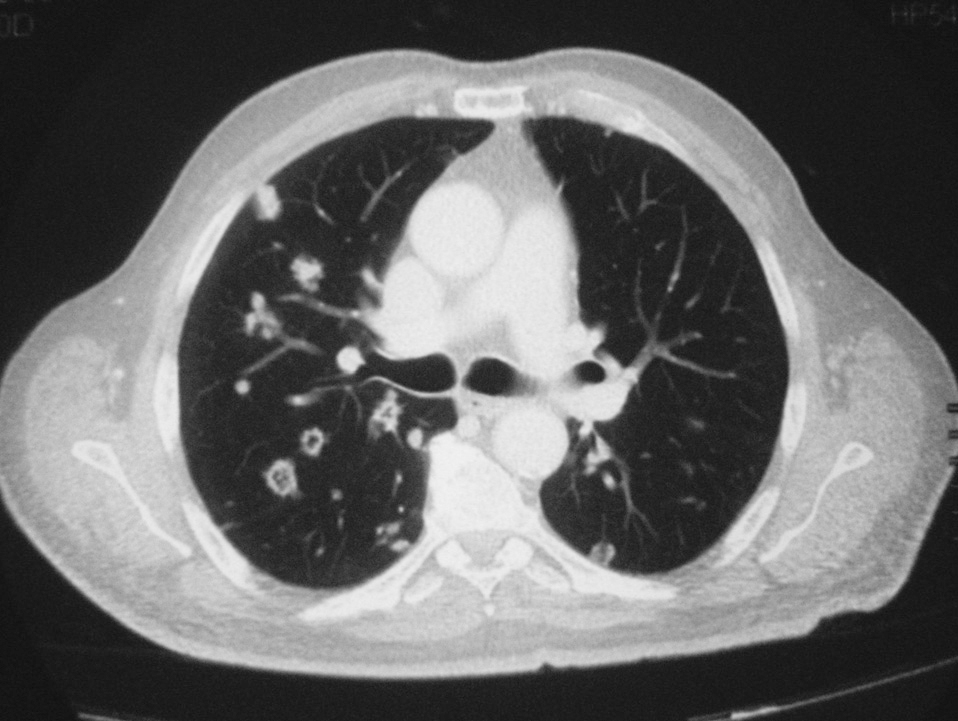
%> input picture 22.jpg, 958 x 721 px
$ octave --eval "result = watershed2('22.jpg');"   (GNU Octave 9; MATLAB toolbox functions it lacks are replaced by stand-ins)
%> lines starting %> are read from the running program, lines starting %| are printed output that depends on the picture; in (x1, y1, x2, y2) boxes, pixels count from 0 and x2, y2 are one past the last pixel; in counts of white or black regions, pixels touching at a corner belong together; the program's own positions count from 1
function lung=watershed2(imagefile)
%> called with imagefile = '22.jpg'

file = imagefile;


FontSize = 12;
initImage = imread(file);
%> initImage is the input picture: size 721x958x3 uint8; min 14, max 242, mean 102.6
[rows, columns] = size(initImage);
%> rows = 721; columns = 2874
initImage = rgb2gray(initImage);
%> initImage: size 721x958 uint8
 initImage = medfilt2(initImage,[9 12]);
[B, A] = imhist(initImage);
%> B = 256 values, max 48481 at index 28, min 0 at index 2, mean 2698.1; A = 256 values from 0 to 255
C=A.*B;
%> C = 256 values, max 1576207 at index 230, min 0 at index 1, mean 275720.5
J=A.*A;
%> J = 256 values from 0 to 65025
E=B.*J;
%> E = 256 values, max 360951403 at index 230, min 0 at index 1, mean 44093889.4
n=sum(B);
%> n = 690718
Average=sum(C)/sum(B);
%> Average = 102.2
var=sum(E)/sum(B)-Average*Average;
%> var = 5899.7
standDev= (var)^0.5;
%> standDev = 76.81
thresholdValue = Average+0.5*standDev;
%> thresholdValue = 140.6
bwImage = initImage > thresholdValue;
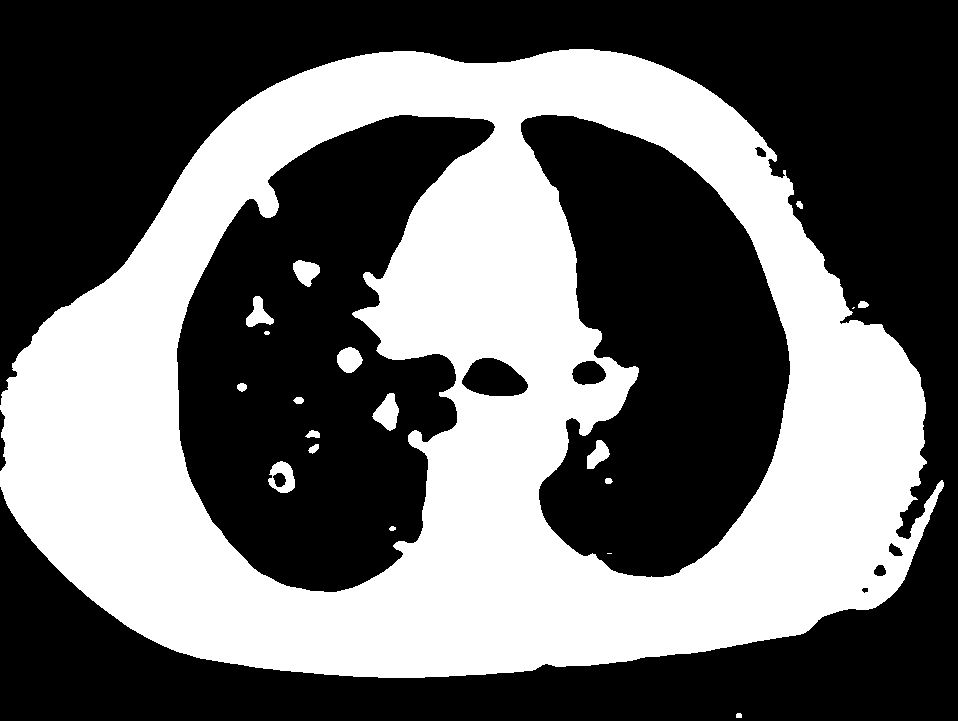
%> bwImage: size 721x958 logical; 40.8% white; 19 white regions (2 under 20 px), largest, box (x1, y1, x2, y2) and area: (0, 49, 944, 678) 278235, (372, 393, 399, 431) 612, (268, 461, 295, 493) 512
figure

imshow(bwImage)
title('binary image');
NewImage=bwImage;
J = -bwdist(~NewImage);
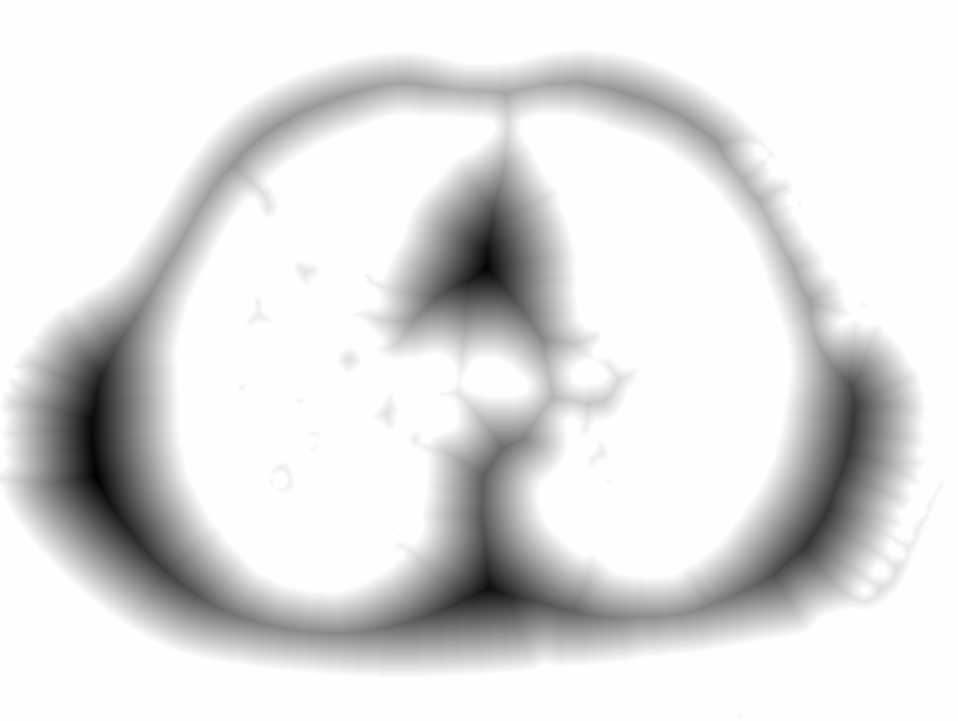
%> J: size 721x958 single; min -90.6, max 0, mean -11.3; drawn with min black and max white
figure
imshow(J,[])
Ld = watershed(J);
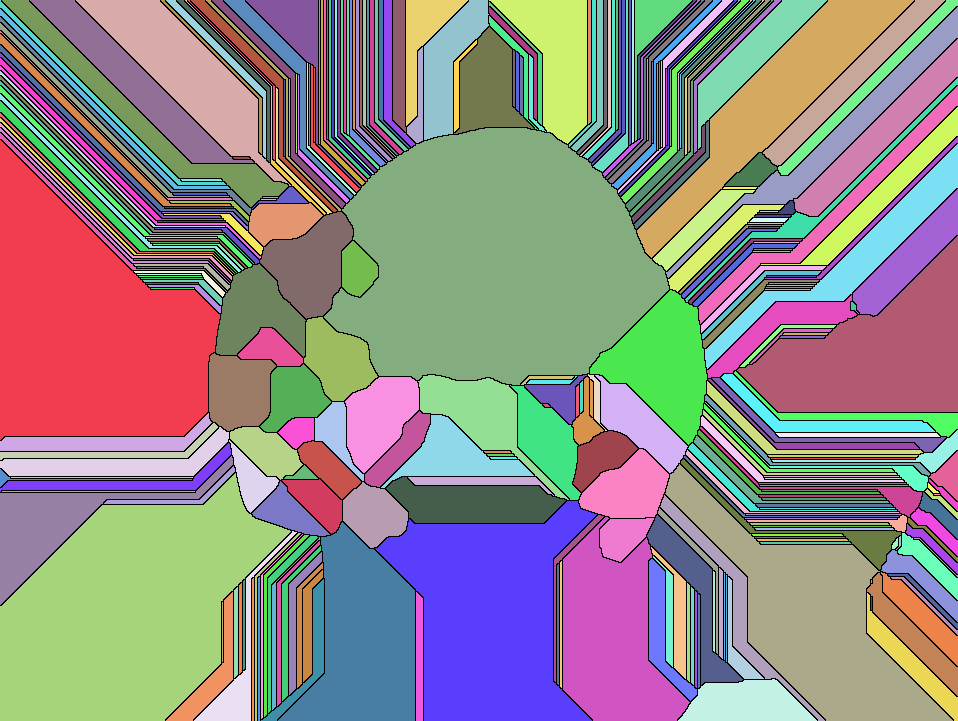
%> Ld: size 721x958 uint16; 344 distinct labels, from 0 to 343; one colour per label, 0 black
figure

imshow(label2rgb(Ld))
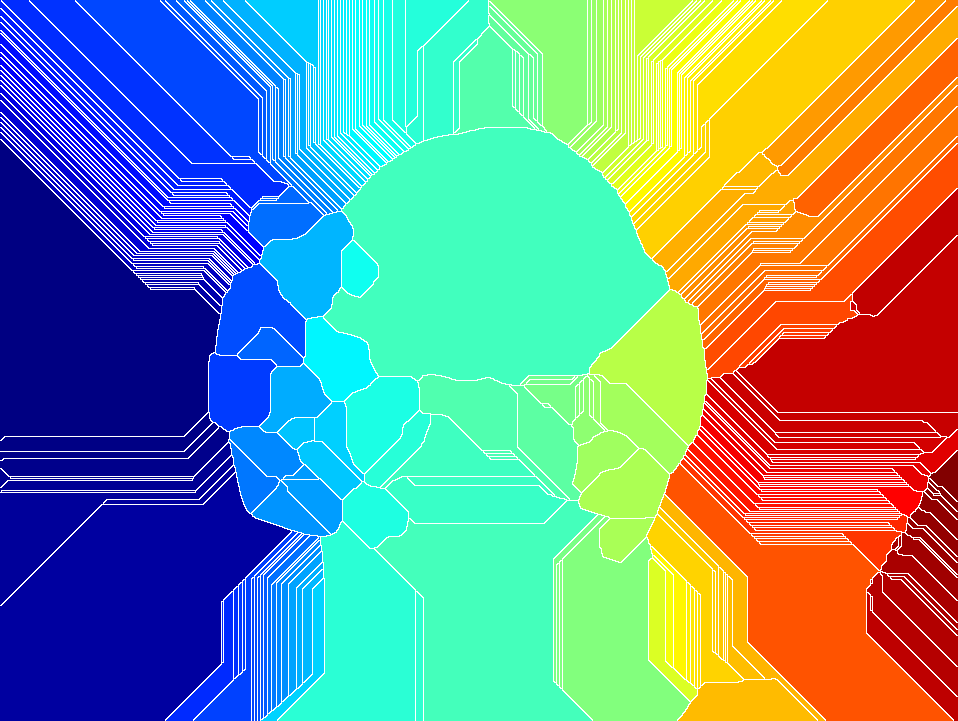
%> displayed picture: size 721x958x3, on the screen's scale of 0 to 255; mean R, G, B 114.4, 148.9, 141.9
title('watershed image');
bw2 = NewImage;
bw2(Ld == 0) = 0;
%> bw2: size 721x958 logical; 37.1% white; 343 white regions (12 under 20 px), largest, box (x1, y1, x2, y2) and area: (352, 128, 602, 380) 37950, (0, 264, 194, 438) 23453, (392, 522, 567, 678) 20650
figure
imshow(bw2)
mask = imextendedmin(J,1500);
%> mask: size 721x958 logical; every value is 1


D2 = imimposemin(J,mask);
%> D2: size 721x958 single; every value is NaN or infinite
Ld2 = watershed(D2);
bw3 = NewImage;
bw3(Ld2 == 0) = 0;

%%%%%%%%%%%%%%%%%%%%%%
bwImage=bw3;
bigMask = bwareaopen(bwImage, 2000);
%> bigMask: size 721x958 logical; 40.3% white; 1 white region, box (x1, y1, x2, y2) and area: (0, 49, 944, 678) 278235
finalImage = bwImage;
finalImage(bigMask) = false;
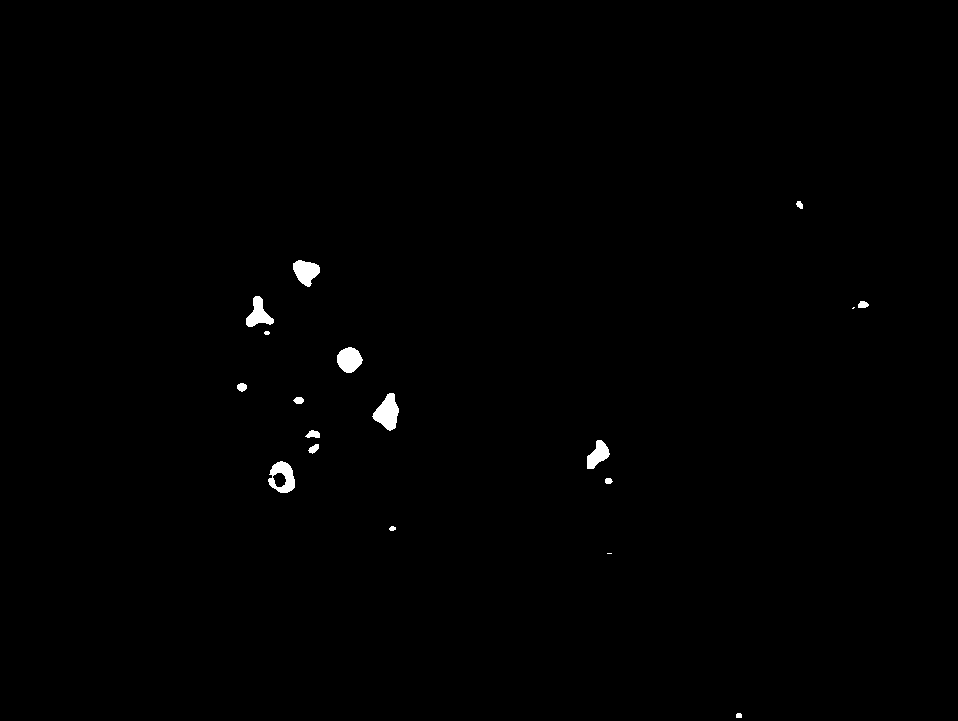
%> finalImage: size 721x958 logical; 0.5% white; 18 white regions (2 under 20 px), largest, box (x1, y1, x2, y2) and area: (372, 393, 399, 431) 612, (268, 461, 295, 493) 512, (337, 347, 363, 373) 490


bwImage=bwareaopen(finalImage,70);
%> bwImage: size 721x958 logical; 0.44% white; 7 white regions


labeledImage = bwlabel(bwImage, 8);
%> labeledImage: size 721x958 double; 8 distinct labels, from 0 to 7
RegionMeasurements = regionprops(labeledImage, initImage, 'all');
%> RegionMeasurements = 7 regions; largest, box (x1, y1, x2, y2), Area, Centroid, MajorAxisLength, MinorAxisLength and Eccentricity: (372, 393, 399, 431) 612 [388.1 413.3] 35.5 23.83 0.741, (268, 461, 295, 493) 512 [283.3 477.7] 35.47 27.46 0.633, (337, 347, 363, 373) 490 [349.9 360.4] 25.28 24.84 0.186, (293, 260, 320, 287) 477 [306.5 272.3] 27 24.18 0.445
Ecc = [RegionMeasurements.Eccentricity];
%> Ecc = [0.617 0.633 0.445 0.847 0.186 0.741 0.849]
RegionNo = size(RegionMeasurements, 1);
%> RegionNo = 7
allowableEccIndexes =  (Ecc< 0.98);
%> allowableEccIndexes = [true true true true true true true]
keeperIndexes = find(allowableEccIndexes);
%> keeperIndexes = [1 2 3 4 5 6 7]
RegionImage = ismember(labeledImage, keeperIndexes);
bwImage=RegionImage;
figure
imshow(bwImage);
title('cancer spot', 'FontSize', FontSize);


%%%%%
clear labeledImage;
clear RegionMeasurements;
clear RegionNo;

labeledImage = bwlabel(bwImage, 8);
RegionMeasurements = regionprops(labeledImage, initImage, 'all');
figure
imshow(initImage);
title('Outlines', 'FontSize', FontSize);
axis image;
hold on;
boundaries = bwboundaries(bwImage);
%> boundaries = 8 boundaries; box (x1, y1, x2, y2) and points: (246, 296, 274, 327) 87, (268, 461, 295, 493) 87, (372, 393, 399, 431) 87, (293, 260, 320, 287) 75, (587, 440, 610, 469) 72, (337, 347, 363, 373) 68, (273, 473, 286, 487) 37, (305, 430, 320, 438) 34
numberOfBoundaries = size(boundaries, 1);
%> numberOfBoundaries = 8
for k = 1 : numberOfBoundaries
	thisBoundary = boundaries{k};
	plot(thisBoundary(:,2), thisBoundary(:,1), 'r', 'LineWidth', 3);
end
%> this loop made 8 passes
hold off;
RegionMeas = regionprops(labeledImage, initImage, 'all');
%> RegionMeas has the same summary as RegionMeasurements
RegionNo = size(RegionMeas, 1);


textFontSize = 14;
labelShiftX = -7;
RegionECD = zeros(1, RegionNo);

fprintf(1,'Region number        Area   Perimeter    Centroid       Diameter\n');

for k = 1 : RegionNo

	RegionArea = RegionMeas(k).Area;
	RegionPerimeter = RegionMeas(k).Perimeter;
	RegionCentroid = RegionMeas(k).Centroid;
	RegionECD(k) = sqrt(4 * RegionArea / pi);
	fprintf(1,'#%2d            %11.1f %8.1f %8.1f %8.1f % 8.1f\n', k,  RegionArea, RegionPerimeter, RegionCentroid, RegionECD(k));
	text(RegionCentroid(1) + labelShiftX, RegionCentroid(2), num2str(k), 'FontSize', textFontSize, 'FontWeight', 'Bold');
end
%> this loop made 7 passes
%> (RegionArea, RegionPerimeter, RegionCentroid) on passes 1 to 7: (448, 95.85, [259.1 314.7]), (512, 94.58, [283.3 477.7]), (477, 82.33, [306.5 272.3]), (84, 35.57, [313.9 435]), (490, 76.26, [349.9 360.4]), (612, 97.04, [388.1 413.3]), (383, 79.48, [598.4 455.4])
%| # 1                  448.0     95.9    259.1    314.7     23.9
%| # 2                  512.0     94.6    283.3    477.7     25.5
%| # 3                  477.0     82.3    306.5    272.3     24.6
%| # 4                   84.0     35.6    313.9    435.0     10.3
%| # 5                  490.0     76.3    349.9    360.4     25.0
%| # 6                  612.0     97.0    388.1    413.3     27.9
%| # 7                  383.0     79.5    598.4    455.4     22.1
%> after the loop, RegionECD = [23.88 25.53 24.64 10.34 24.98 27.91 22.08]
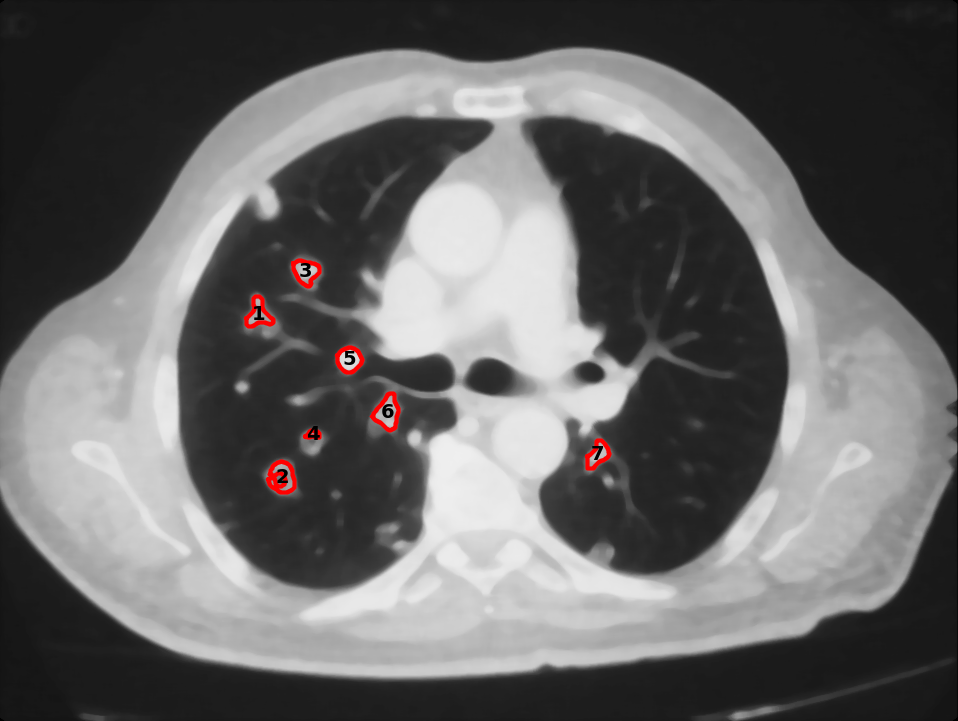
%> figure redrawn from the program's plot data; its title reads 'Outlines'
%> (the run ends here)

$ run again, on LungCancer.jpg
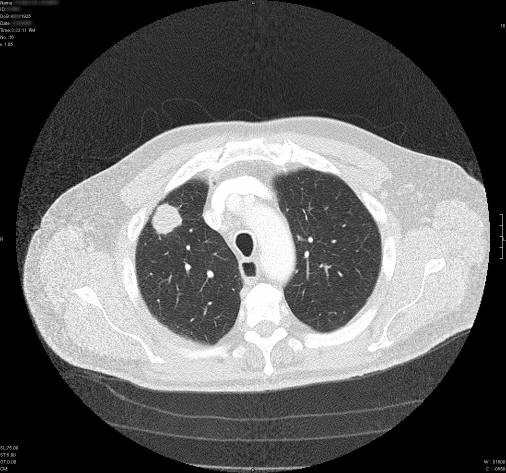
%> input picture LungCancer.jpg, 1012 x 946 px (shown at 1/2 size)
%> in watershed2, initImage is the input picture: size 946x1012x3 uint8; min 0, max 255, mean 96.4
%> B = 256 values, max 241601 at index 1, min 1 at index 256, mean 3739.7; A = 256 values from 0 to 255
%> C = 256 values, max 3043936 at index 255, min 0 at index 1, mean 358797.1
%> in watershed2, `J=A.*A;`: J = 256 values from 0 to 65025
%> E = 256 values, max 773159744 at index 255, min 0 at index 1, mean 64392504.4
%> n = 957352
%> Average = 95.94
%> var = 8013.6
%> standDev = 89.52
%> thresholdValue = 140.7
%> in watershed2, `bwImage = initImage > thresholdValue;`:
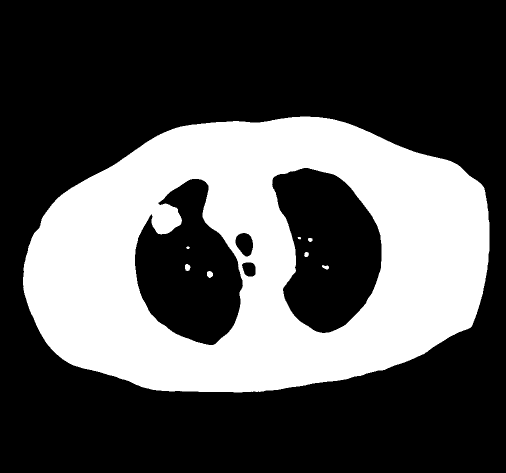
%> bwImage: size 946x1012 logical (shown at 1/2 size); 32.9% white; 8 white regions, largest, box (x1, y1, x2, y2) and area: (46, 233, 979, 785) 313997, (414, 542, 426, 556) 131, (370, 528, 381, 542) 121
%> Ld: size 946x1012 uint8; 215 distinct labels, from 0 to 214
%> bw2: size 946x1012 logical; 30.2% white; 214 white regions (2 under 20 px), largest, box (x1, y1, x2, y2) and area: (689, 259, 977, 439) 32005, (691, 575, 968, 752) 31150, (453, 548, 648, 784) 29572
%> mask: size 946x1012 logical; every value is 1
%> D2: size 946x1012 single; every value is NaN or infinite
%> bigMask: size 946x1012 logical; 32.8% white; 1 white region, box (x1, y1, x2, y2) and area: (46, 233, 979, 785) 313997
%> finalImage: size 946x1012 logical; 0.05% white; 7 white regions, largest, box (x1, y1, x2, y2) and area: (414, 542, 426, 556) 131, (370, 528, 381, 542) 121, (644, 530, 658, 539) 83
%> labeledImage: size 946x1012 double; 5 distinct labels, from 0 to 4
%> RegionMeasurements = 4 regions; box (x1, y1, x2, y2), Area, Centroid, MajorAxisLength, MinorAxisLength and Eccentricity: (414, 542, 426, 556) 131 [420.3 549.2] 13.79 12.25 0.46, (370, 528, 381, 542) 121 [375.6 535.5] 14.26 10.98 0.638, (644, 530, 658, 539) 83 [652 535] 15.48 7.47 0.876, (608, 504, 618, 514) 74 [613.5 509.6] 10.72 8.96 0.548
%> Ecc = [0.638 0.46 0.548 0.876]
%> RegionNo = 4
%> allowableEccIndexes = [true true true true]
%> keeperIndexes = [1 2 3 4]
%> boundaries = 4 boundaries; box (x1, y1, x2, y2) and points: (370, 528, 381, 542) 36, (414, 542, 426, 556) 35, (644, 530, 658, 539) 32, (608, 504, 618, 514) 27
%> numberOfBoundaries = 4
%> the loop in watershed2, `for k = 1 : numberOfBoundaries` made 4 passes
%> RegionMeas has the same summary as RegionMeasurements
%> the loop in watershed2, `for k = 1 : RegionNo` made 4 passes
%> (RegionArea, RegionPerimeter, RegionCentroid) on passes 1 to 4: (121, 37.17, [375.6 535.5]), (131, 38.01, [420.3 549.2]), (74, 28.56, [613.5 509.6]), (83, 34.1, [652 535])
%> (printed output is left out)
%> after the loop in watershed2, `for k = 1 : RegionNo`: RegionECD = [12.41 12.91 9.71 10.28]
%> after the loop in watershed2, `for k = 1 : RegionNo`:
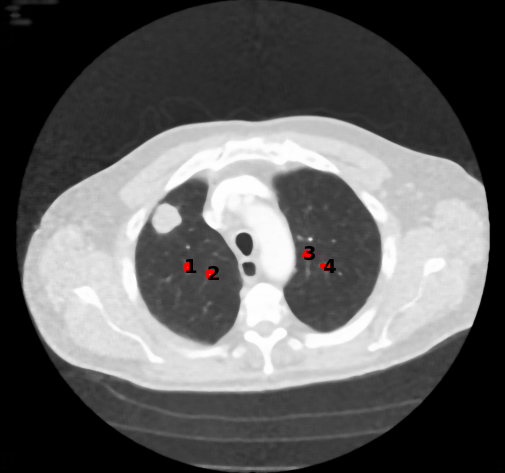
%> figure redrawn from the program's plot data; shown at 1/2 size; its title reads 'Outlines'
